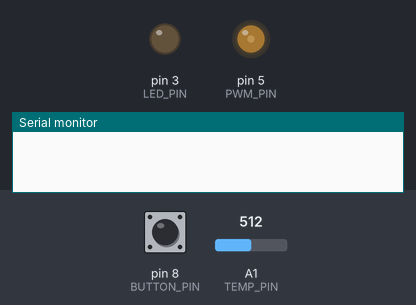
The sketch below on a simulated Arduino Uno, built with avr-gcc and run on an emulated ATmega328P. Shown: output pins drawn as LEDs (lit = HIGH), the last lines printed to the serial monitor. The test bench sets the inputs (shaded band); at power-on: pin 8 (BUTTON_PIN) HIGH, A1 (TEMP_PIN) = 512.

Above: at 1.2 s.
1.3 s: pin 8 (BUTTON_PIN) pulled LOW for 0.15 s
At 6.5 s:
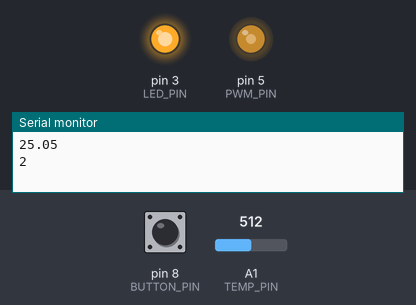
7.1 s: pin 8 (BUTTON_PIN) pulled LOW for 1 s
At 8.4 s:
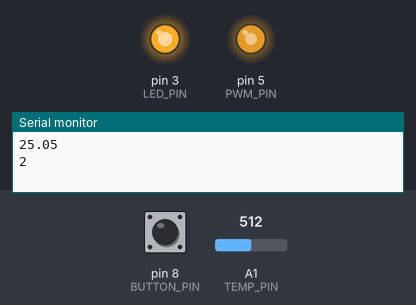
11.9 s: pin 8 (BUTTON_PIN) pulled LOW for 0.15 s
At 13.2 s:
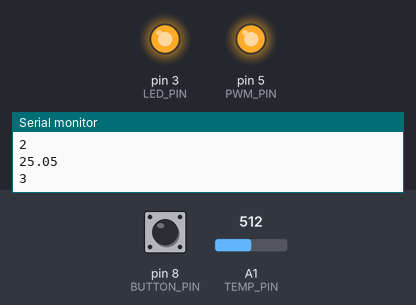
16.9 s: pin 8 (BUTTON_PIN) pulled LOW for 3.2 s
At 22.3 s:
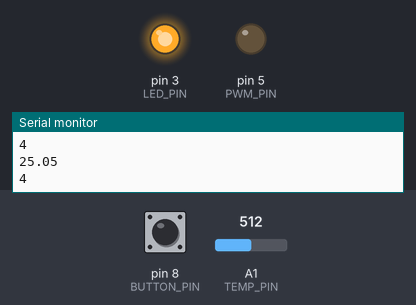
23.1 s: pin 8 (BUTTON_PIN) pulled LOW for 0.15 s
At 24.2 s:
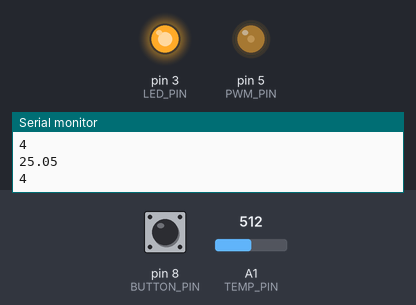
Timing chart, 0 to 36.7 s (numbered marks = the images above; inputs shaded):
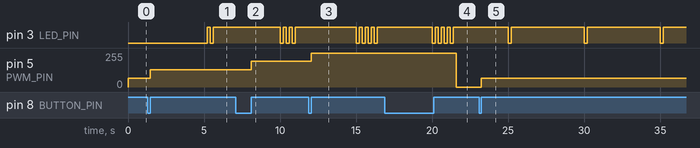

Measured:
- after the input at 1.3 s, pin 5 (PWM_PIN): 64/255 → 128/255 after 0.15 s
- after the input at 7.1 s, pin 5 (PWM_PIN): 128/255 → 192/255 after 1.0 s
- after the input at 11.9 s, pin 5 (PWM_PIN): 192/255 → 255/255 after 0.15 s
- after the input at 16.9 s, pin 5 (PWM_PIN): 255/255 → 0/255 after 4.7 s
- after the input at 23.1 s, pin 3 (LED_PIN): alternates HIGH for 4.8 s and LOW for 0.20 s, starting after 1.9 s; pin 5 (PWM_PIN): 0/255 → 64/255 after 0.15 s

The sketch:

test.ino
```cpp
#define BUTTON_PIN 8     // PB0
#define LED_PIN 3        // PD3
#define PWM_PIN 5        // PD5
#define TEMP_PIN A1      // PC1
// #define PWM2_PIN 6 // PD6
// #define LED2_PIN 4 // PD4
// #define BUTTON2_PIN 9 // PB1

#define PWM_OFF 0
#define PWM_25 64        // 25% of 255
#define PWM_50 128       // 50% of 255
#define PWM_75 192       // 75% of 255
#define PWM_100 255      // 100% of 255

int pwmLevels[] = {PWM_OFF, PWM_25, PWM_50, PWM_75, PWM_100};
int currentLevel = 0;
unsigned long lastPressTime = 0;
unsigned long buttonPressDuration = 0;
unsigned long lastBlinkTime = 0;
unsigned long lastTempCheckTime = 0;
bool buttonState = LOW;
bool lastButtonState = LOW;

void setup() {
  Serial.begin(9600);
  currentLevel = 0;
  pinMode(BUTTON_PIN, INPUT_PULLUP);
  pinMode(LED_PIN, OUTPUT);
  pinMode(PWM_PIN, OUTPUT);
  analogWrite(PWM_PIN, pwmLevels[currentLevel]);
  }

void loop() {
  unsigned long currentTime = millis();

  // Button handling
  buttonState = digitalRead(BUTTON_PIN);
  if (buttonState == LOW && lastButtonState == HIGH) { // Button pressed
    lastPressTime = currentTime;
    buttonPressDuration = 0;
  } else if (buttonState == LOW) { // Button held down
    buttonPressDuration = currentTime - lastPressTime;
  } else if (buttonState == HIGH && lastButtonState == LOW) { // Button released
    if (buttonPressDuration < 2000) {
      currentLevel = (currentLevel + 1);
      if (currentLevel > 4) {currentLevel = 0;}
      analogWrite(PWM_PIN, pwmLevels[currentLevel]);
    } else {
      currentLevel = 0;
      analogWrite(PWM_PIN, pwmLevels[currentLevel]);
    }
  }
  lastButtonState = buttonState;

  // LED Blink handling
  if (currentTime - lastBlinkTime >= 5000) {
    lastBlinkTime = currentTime;
    for (int i = 0; i < currentLevel; i++) {
      digitalWrite(LED_PIN, LOW);
      delay(200);
      digitalWrite(LED_PIN, HIGH);
      delay(200);
    }
  }

  // Temperature handling
  if (currentTime - lastTempCheckTime >= 5000) {
    lastTempCheckTime = currentTime;
    int sensorValue = analogRead(TEMP_PIN);
    float voltage = sensorValue * (5.0 / 1023.0);
    float resistance = (5.0 - voltage) * 10000 / voltage;
    float temperature = 1.0 / (log(resistance / 10000) / 3435 + 1.0 / 298.15) - 273.15;
    Serial.println(temperature);
    Serial.println(currentLevel);
    if (temperature > 95.0) {
      currentLevel = 0;
      analogWrite(PWM_PIN, pwmLevels[currentLevel]);
    }
  }
}
```
